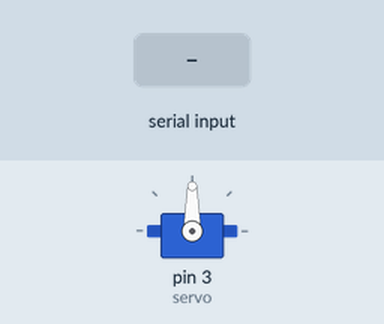
Simulated run of this sketch. Board: Arduino Uno, built with avr-gcc and run on an emulated ATmega328P. Parts: servo. The inputs (shaded band) are chosen by the test bench.

Above: at 1.2 s.
1.3 s: byte 30 received over Serial
At 2.6 s:
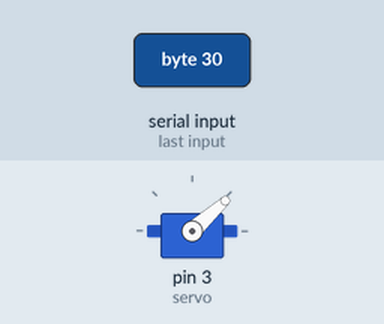
2.9 s: byte 90 received over Serial
At 4.0 s:
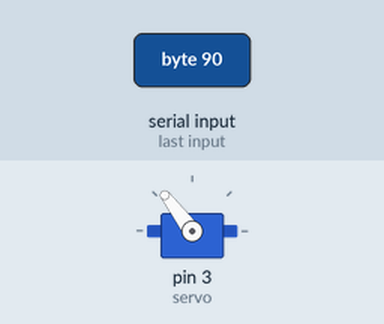
4.5 s: byte 120 received over Serial
At 5.1 s:
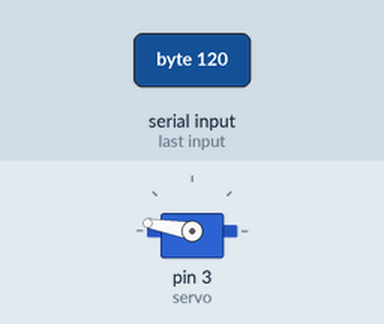
Timing chart, 0 to 7.5 s (numbered marks = the images above; inputs shaded):
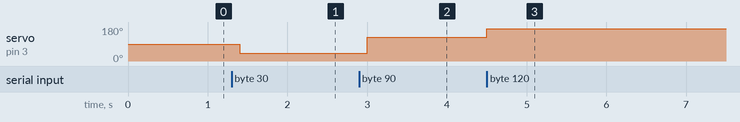

The sketch:

servo_test_2_PD.ino
```cpp
#include "Servo.h"

Servo servo;

void setup()
{
  Serial.begin(9600);
  servo.attach(3, 1000, 2000);
}

void loop()
{
  delay(100);
}

void serialEvent()
{
  byte angle = Serial.read();
  angle =constrain( map(angle, 0, 127, 0, 180), 0, 180);
  servo.write(angle);
}
```

Measured:
- after the input at 1.3 s, servo on pin 3 (servo): 90° → 42° after 0.10 s
- after the input at 2.9 s, servo on pin 3 (servo): 42° → 127° after 0.10 s
- after the input at 4.5 s, servo on pin 3 (servo): 127° → 170° at once
